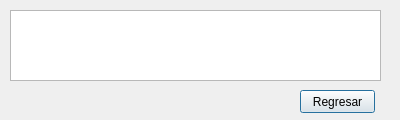
<?xml version="1.0" encoding="UTF-8"?>
<ui version="4.0">
 <class>verInfoAvion</class>
 <widget class="QDialog" name="verInfoAvion">
  <property name="geometry">
   <rect>
    <x>0</x>
    <y>0</y>
    <width>400</width>
    <height>120</height>
   </rect>
  </property>
  <property name="windowTitle">
   <string>Avión</string>
  </property>
  <widget class="QTableWidget" name="tableWidget">
   <property name="geometry">
    <rect>
     <x>10</x>
     <y>10</y>
     <width>371</width>
     <height>71</height>
    </rect>
   </property>
   <property name="editTriggers">
    <set>QAbstractItemView::NoEditTriggers</set>
   </property>
  </widget>
  <widget class="QPushButton" name="regresar">
   <property name="geometry">
    <rect>
     <x>300</x>
     <y>90</y>
     <width>75</width>
     <height>23</height>
    </rect>
   </property>
   <property name="text">
    <string>Regresar</string>
   </property>
  </widget>
 </widget>
 <resources/>
 <connections/>
</ui>
